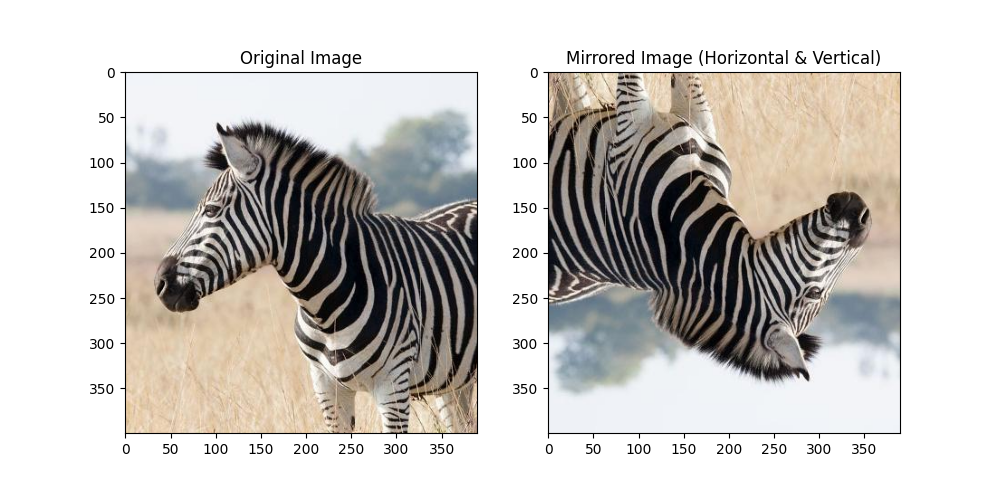

Write Python code to recreate this figure.
import numpy as np
import imageio as img
import matplotlib.pyplot as plt

path = 'zebra.jpg'
image = img.imread(path)

height, width = image.shape[:2]

mirrored_image = np.zeros_like(image)

for y in range(height):
    for x in range(width):
        mirrored_image[y, x] = image[height - 1 - y, width - 1 - x]

plt.figure(figsize=(10, 5))
plt.subplot(1, 2, 1)
plt.imshow(image)
plt.title("Original Image")

plt.subplot(1, 2, 2)
plt.imshow(mirrored_image)
plt.title("Mirrored Image (Horizontal & Vertical)")

plt.show()
